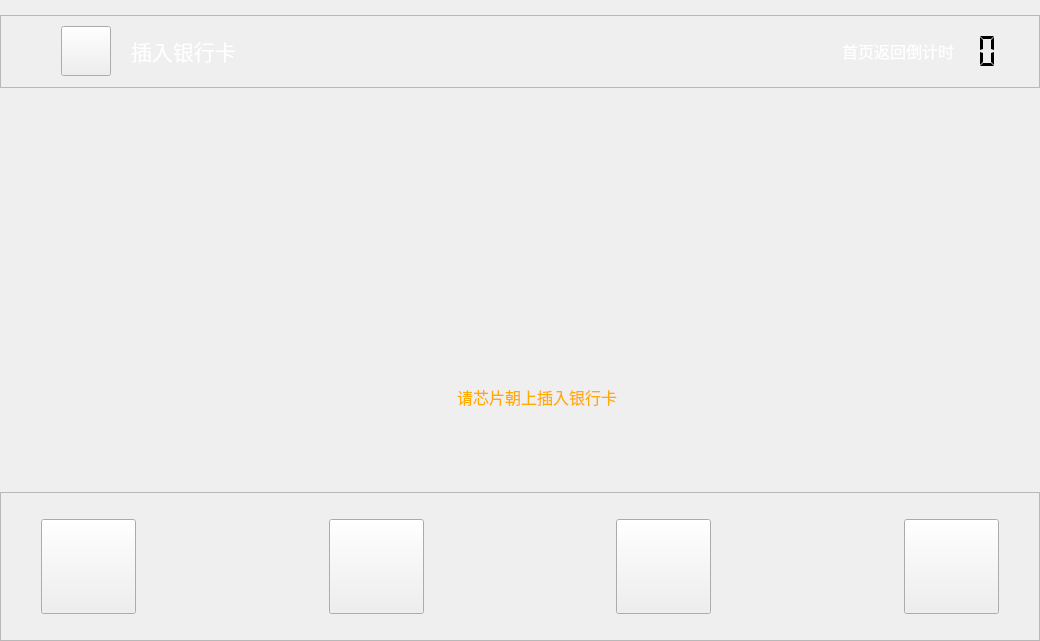
<?xml version="1.0" encoding="UTF-8"?>
<ui version="4.0">
 <class>UnionPay</class>
 <widget class="QWidget" name="UnionPay">
  <property name="geometry">
   <rect>
    <x>0</x>
    <y>0</y>
    <width>1040</width>
    <height>641</height>
   </rect>
  </property>
  <property name="windowTitle">
   <string>Form</string>
  </property>
  <layout class="QVBoxLayout" name="verticalLayout">
   <property name="spacing">
    <number>0</number>
   </property>
   <property name="leftMargin">
    <number>0</number>
   </property>
   <property name="topMargin">
    <number>0</number>
   </property>
   <property name="rightMargin">
    <number>0</number>
   </property>
   <property name="bottomMargin">
    <number>0</number>
   </property>
   <item>
    <spacer name="verticalSpacer_2">
     <property name="orientation">
      <enum>Qt::Vertical</enum>
     </property>
     <property name="sizeType">
      <enum>QSizePolicy::Fixed</enum>
     </property>
     <property name="sizeHint" stdset="0">
      <size>
       <width>20</width>
       <height>15</height>
      </size>
     </property>
    </spacer>
   </item>
   <item>
    <widget class="QFrame" name="frame_4">
     <property name="sizePolicy">
      <sizepolicy hsizetype="Preferred" vsizetype="Fixed">
       <horstretch>0</horstretch>
       <verstretch>0</verstretch>
      </sizepolicy>
     </property>
     <property name="frameShape">
      <enum>QFrame::StyledPanel</enum>
     </property>
     <property name="frameShadow">
      <enum>QFrame::Raised</enum>
     </property>
     <layout class="QHBoxLayout" name="horizontalLayout_9">
      <property name="spacing">
       <number>0</number>
      </property>
      <property name="leftMargin">
       <number>0</number>
      </property>
      <property name="topMargin">
       <number>0</number>
      </property>
      <property name="rightMargin">
       <number>0</number>
      </property>
      <property name="bottomMargin">
       <number>0</number>
      </property>
      <item>
       <spacer name="horizontalSpacer_47">
        <property name="orientation">
         <enum>Qt::Horizontal</enum>
        </property>
        <property name="sizeType">
         <enum>QSizePolicy::Fixed</enum>
        </property>
        <property name="sizeHint" stdset="0">
         <size>
          <width>60</width>
          <height>20</height>
         </size>
        </property>
       </spacer>
      </item>
      <item>
       <widget class="QPushButton" name="pushButton_back">
        <property name="sizePolicy">
         <sizepolicy hsizetype="Fixed" vsizetype="Fixed">
          <horstretch>0</horstretch>
          <verstretch>0</verstretch>
         </sizepolicy>
        </property>
        <property name="minimumSize">
         <size>
          <width>50</width>
          <height>50</height>
         </size>
        </property>
        <property name="maximumSize">
         <size>
          <width>50</width>
          <height>50</height>
         </size>
        </property>
        <property name="focusPolicy">
         <enum>Qt::TabFocus</enum>
        </property>
        <property name="styleSheet">
         <string notr="true">border-image: url(:/image/picture/qietu/返回.png);</string>
        </property>
        <property name="text">
         <string/>
        </property>
       </widget>
      </item>
      <item>
       <spacer name="horizontalSpacer_8">
        <property name="orientation">
         <enum>Qt::Horizontal</enum>
        </property>
        <property name="sizeType">
         <enum>QSizePolicy::Fixed</enum>
        </property>
        <property name="sizeHint" stdset="0">
         <size>
          <width>20</width>
          <height>20</height>
         </size>
        </property>
       </spacer>
      </item>
      <item>
       <widget class="QLabel" name="label_9">
        <property name="sizePolicy">
         <sizepolicy hsizetype="Preferred" vsizetype="Fixed">
          <horstretch>0</horstretch>
          <verstretch>0</verstretch>
         </sizepolicy>
        </property>
        <property name="minimumSize">
         <size>
          <width>0</width>
          <height>50</height>
         </size>
        </property>
        <property name="maximumSize">
         <size>
          <width>16777215</width>
          <height>50</height>
         </size>
        </property>
        <property name="font">
         <font>
          <family>微软雅黑</family>
          <pointsize>16</pointsize>
         </font>
        </property>
        <property name="text">
         <string>&lt;html&gt;&lt;head/&gt;&lt;body&gt;&lt;p&gt;&lt;span style=&quot; color:#ffffff;&quot;&gt;插入银行卡&lt;/span&gt;&lt;/p&gt;&lt;/body&gt;&lt;/html&gt;</string>
        </property>
       </widget>
      </item>
      <item>
       <spacer name="horizontalSpacer_9">
        <property name="orientation">
         <enum>Qt::Horizontal</enum>
        </property>
        <property name="sizeHint" stdset="0">
         <size>
          <width>249</width>
          <height>20</height>
         </size>
        </property>
       </spacer>
      </item>
      <item>
       <widget class="QLabel" name="label_6">
        <property name="font">
         <font>
          <family>微软雅黑</family>
          <pointsize>12</pointsize>
         </font>
        </property>
        <property name="text">
         <string>&lt;html&gt;&lt;head/&gt;&lt;body&gt;&lt;p&gt;&lt;span style=&quot; color:#ffffff;&quot;&gt;首页返回倒计时&lt;/span&gt;&lt;/p&gt;&lt;/body&gt;&lt;/html&gt;</string>
        </property>
       </widget>
      </item>
      <item>
       <widget class="QLCDNumber" name="lcdNumber">
        <property name="sizePolicy">
         <sizepolicy hsizetype="Fixed" vsizetype="Fixed">
          <horstretch>0</horstretch>
          <verstretch>0</verstretch>
         </sizepolicy>
        </property>
        <property name="minimumSize">
         <size>
          <width>50</width>
          <height>50</height>
         </size>
        </property>
        <property name="maximumSize">
         <size>
          <width>50</width>
          <height>50</height>
         </size>
        </property>
        <property name="font">
         <font>
          <family>微软雅黑</family>
          <pointsize>12</pointsize>
         </font>
        </property>
        <property name="layoutDirection">
         <enum>Qt::LeftToRight</enum>
        </property>
        <property name="autoFillBackground">
         <bool>false</bool>
        </property>
        <property name="inputMethodHints">
         <set>Qt::ImhNone</set>
        </property>
        <property name="frameShape">
         <enum>QFrame::NoFrame</enum>
        </property>
        <property name="frameShadow">
         <enum>QFrame::Plain</enum>
        </property>
        <property name="lineWidth">
         <number>0</number>
        </property>
        <property name="midLineWidth">
         <number>0</number>
        </property>
        <property name="smallDecimalPoint">
         <bool>true</bool>
        </property>
        <property name="digitCount">
         <number>2</number>
        </property>
        <property name="segmentStyle">
         <enum>QLCDNumber::Flat</enum>
        </property>
       </widget>
      </item>
      <item>
       <spacer name="verticalSpacer_12">
        <property name="orientation">
         <enum>Qt::Vertical</enum>
        </property>
        <property name="sizeType">
         <enum>QSizePolicy::Fixed</enum>
        </property>
        <property name="sizeHint" stdset="0">
         <size>
          <width>20</width>
          <height>71</height>
         </size>
        </property>
       </spacer>
      </item>
      <item>
       <spacer name="horizontalSpacer_15">
        <property name="orientation">
         <enum>Qt::Horizontal</enum>
        </property>
        <property name="sizeType">
         <enum>QSizePolicy::Fixed</enum>
        </property>
        <property name="sizeHint" stdset="0">
         <size>
          <width>15</width>
          <height>20</height>
         </size>
        </property>
       </spacer>
      </item>
     </layout>
    </widget>
   </item>
   <item>
    <spacer name="verticalSpacer_4">
     <property name="orientation">
      <enum>Qt::Vertical</enum>
     </property>
     <property name="sizeHint" stdset="0">
      <size>
       <width>20</width>
       <height>40</height>
      </size>
     </property>
    </spacer>
   </item>
   <item>
    <layout class="QHBoxLayout" name="horizontalLayout">
     <item>
      <spacer name="horizontalSpacer_3">
       <property name="orientation">
        <enum>Qt::Horizontal</enum>
       </property>
       <property name="sizeHint" stdset="0">
        <size>
         <width>40</width>
         <height>20</height>
        </size>
       </property>
      </spacer>
     </item>
     <item>
      <widget class="QLabel" name="label">
       <property name="sizePolicy">
        <sizepolicy hsizetype="Fixed" vsizetype="Fixed">
         <horstretch>0</horstretch>
         <verstretch>0</verstretch>
        </sizepolicy>
       </property>
       <property name="minimumSize">
        <size>
         <width>303</width>
         <height>195</height>
        </size>
       </property>
       <property name="maximumSize">
        <size>
         <width>303</width>
         <height>195</height>
        </size>
       </property>
       <property name="styleSheet">
        <string notr="true">border-image: url(:/image/picture/qietu/insert_card.png);</string>
       </property>
       <property name="text">
        <string/>
       </property>
      </widget>
     </item>
     <item>
      <spacer name="horizontalSpacer_4">
       <property name="orientation">
        <enum>Qt::Horizontal</enum>
       </property>
       <property name="sizeHint" stdset="0">
        <size>
         <width>40</width>
         <height>20</height>
        </size>
       </property>
      </spacer>
     </item>
    </layout>
   </item>
   <item>
    <spacer name="verticalSpacer_5">
     <property name="orientation">
      <enum>Qt::Vertical</enum>
     </property>
     <property name="sizeType">
      <enum>QSizePolicy::Fixed</enum>
     </property>
     <property name="sizeHint" stdset="0">
      <size>
       <width>15</width>
       <height>20</height>
      </size>
     </property>
    </spacer>
   </item>
   <item>
    <layout class="QHBoxLayout" name="horizontalLayout_2">
     <item>
      <spacer name="horizontalSpacer_6">
       <property name="orientation">
        <enum>Qt::Horizontal</enum>
       </property>
       <property name="sizeHint" stdset="0">
        <size>
         <width>40</width>
         <height>20</height>
        </size>
       </property>
      </spacer>
     </item>
     <item>
      <widget class="QLabel" name="label_2">
       <property name="sizePolicy">
        <sizepolicy hsizetype="Fixed" vsizetype="Fixed">
         <horstretch>0</horstretch>
         <verstretch>0</verstretch>
        </sizepolicy>
       </property>
       <property name="minimumSize">
        <size>
         <width>34</width>
         <height>33</height>
        </size>
       </property>
       <property name="maximumSize">
        <size>
         <width>34</width>
         <height>33</height>
        </size>
       </property>
       <property name="styleSheet">
        <string notr="true">border-image: url(:/image/picture/qietu/warn.png);</string>
       </property>
       <property name="text">
        <string/>
       </property>
      </widget>
     </item>
     <item>
      <widget class="QLabel" name="label_3">
       <property name="sizePolicy">
        <sizepolicy hsizetype="Preferred" vsizetype="Fixed">
         <horstretch>0</horstretch>
         <verstretch>0</verstretch>
        </sizepolicy>
       </property>
       <property name="minimumSize">
        <size>
         <width>0</width>
         <height>33</height>
        </size>
       </property>
       <property name="maximumSize">
        <size>
         <width>16777215</width>
         <height>33</height>
        </size>
       </property>
       <property name="font">
        <font>
         <family>微软雅黑</family>
         <pointsize>12</pointsize>
        </font>
       </property>
       <property name="text">
        <string>&lt;html&gt;&lt;head/&gt;&lt;body&gt;&lt;p&gt;&lt;span style=&quot; color:#ffaa00;&quot;&gt;请芯片朝上插入银行卡&lt;/span&gt;&lt;/p&gt;&lt;/body&gt;&lt;/html&gt;</string>
       </property>
      </widget>
     </item>
     <item>
      <spacer name="horizontalSpacer_7">
       <property name="orientation">
        <enum>Qt::Horizontal</enum>
       </property>
       <property name="sizeHint" stdset="0">
        <size>
         <width>40</width>
         <height>20</height>
        </size>
       </property>
      </spacer>
     </item>
    </layout>
   </item>
   <item>
    <spacer name="verticalSpacer">
     <property name="orientation">
      <enum>Qt::Vertical</enum>
     </property>
     <property name="sizeHint" stdset="0">
      <size>
       <width>20</width>
       <height>40</height>
      </size>
     </property>
    </spacer>
   </item>
   <item>
    <widget class="QFrame" name="frame_5">
     <property name="sizePolicy">
      <sizepolicy hsizetype="Preferred" vsizetype="Fixed">
       <horstretch>0</horstretch>
       <verstretch>0</verstretch>
      </sizepolicy>
     </property>
     <property name="minimumSize">
      <size>
       <width>0</width>
       <height>149</height>
      </size>
     </property>
     <property name="maximumSize">
      <size>
       <width>16777215</width>
       <height>149</height>
      </size>
     </property>
     <property name="frameShape">
      <enum>QFrame::StyledPanel</enum>
     </property>
     <property name="frameShadow">
      <enum>QFrame::Raised</enum>
     </property>
     <layout class="QGridLayout" name="gridLayout_4">
      <property name="leftMargin">
       <number>0</number>
      </property>
      <property name="topMargin">
       <number>0</number>
      </property>
      <property name="rightMargin">
       <number>0</number>
      </property>
      <property name="bottomMargin">
       <number>0</number>
      </property>
      <property name="spacing">
       <number>0</number>
      </property>
      <item row="0" column="3">
       <widget class="QPushButton" name="pushButton_purchase">
        <property name="sizePolicy">
         <sizepolicy hsizetype="Fixed" vsizetype="Fixed">
          <horstretch>0</horstretch>
          <verstretch>0</verstretch>
         </sizepolicy>
        </property>
        <property name="minimumSize">
         <size>
          <width>95</width>
          <height>95</height>
         </size>
        </property>
        <property name="maximumSize">
         <size>
          <width>95</width>
          <height>95</height>
         </size>
        </property>
        <property name="focusPolicy">
         <enum>Qt::NoFocus</enum>
        </property>
        <property name="text">
         <string/>
        </property>
       </widget>
      </item>
      <item row="0" column="7">
       <widget class="QPushButton" name="pushButton_public">
        <property name="sizePolicy">
         <sizepolicy hsizetype="Fixed" vsizetype="Fixed">
          <horstretch>0</horstretch>
          <verstretch>0</verstretch>
         </sizepolicy>
        </property>
        <property name="minimumSize">
         <size>
          <width>95</width>
          <height>95</height>
         </size>
        </property>
        <property name="maximumSize">
         <size>
          <width>95</width>
          <height>95</height>
         </size>
        </property>
        <property name="focusPolicy">
         <enum>Qt::NoFocus</enum>
        </property>
        <property name="text">
         <string/>
        </property>
       </widget>
      </item>
      <item row="0" column="2">
       <spacer name="horizontalSpacer_13">
        <property name="orientation">
         <enum>Qt::Horizontal</enum>
        </property>
        <property name="sizeHint" stdset="0">
         <size>
          <width>40</width>
          <height>20</height>
         </size>
        </property>
       </spacer>
      </item>
      <item row="0" column="8">
       <spacer name="horizontalSpacer_11">
        <property name="orientation">
         <enum>Qt::Horizontal</enum>
        </property>
        <property name="sizeType">
         <enum>QSizePolicy::Preferred</enum>
        </property>
        <property name="sizeHint" stdset="0">
         <size>
          <width>40</width>
          <height>20</height>
         </size>
        </property>
       </spacer>
      </item>
      <item row="0" column="1">
       <widget class="QPushButton" name="pushButton_home">
        <property name="sizePolicy">
         <sizepolicy hsizetype="Fixed" vsizetype="Fixed">
          <horstretch>0</horstretch>
          <verstretch>0</verstretch>
         </sizepolicy>
        </property>
        <property name="minimumSize">
         <size>
          <width>95</width>
          <height>95</height>
         </size>
        </property>
        <property name="maximumSize">
         <size>
          <width>95</width>
          <height>95</height>
         </size>
        </property>
        <property name="focusPolicy">
         <enum>Qt::NoFocus</enum>
        </property>
        <property name="styleSheet">
         <string notr="true"/>
        </property>
        <property name="text">
         <string/>
        </property>
       </widget>
      </item>
      <item row="0" column="0">
       <spacer name="horizontalSpacer_10">
        <property name="orientation">
         <enum>Qt::Horizontal</enum>
        </property>
        <property name="sizeType">
         <enum>QSizePolicy::Preferred</enum>
        </property>
        <property name="sizeHint" stdset="0">
         <size>
          <width>40</width>
          <height>20</height>
         </size>
        </property>
       </spacer>
      </item>
      <item row="0" column="4">
       <spacer name="horizontalSpacer_12">
        <property name="orientation">
         <enum>Qt::Horizontal</enum>
        </property>
        <property name="sizeHint" stdset="0">
         <size>
          <width>40</width>
          <height>20</height>
         </size>
        </property>
       </spacer>
      </item>
      <item row="0" column="6">
       <spacer name="horizontalSpacer_14">
        <property name="orientation">
         <enum>Qt::Horizontal</enum>
        </property>
        <property name="sizeHint" stdset="0">
         <size>
          <width>40</width>
          <height>20</height>
         </size>
        </property>
       </spacer>
      </item>
      <item row="0" column="5">
       <widget class="QPushButton" name="pushButton_search">
        <property name="sizePolicy">
         <sizepolicy hsizetype="Fixed" vsizetype="Fixed">
          <horstretch>0</horstretch>
          <verstretch>0</verstretch>
         </sizepolicy>
        </property>
        <property name="minimumSize">
         <size>
          <width>95</width>
          <height>95</height>
         </size>
        </property>
        <property name="maximumSize">
         <size>
          <width>95</width>
          <height>95</height>
         </size>
        </property>
        <property name="focusPolicy">
         <enum>Qt::NoFocus</enum>
        </property>
        <property name="text">
         <string/>
        </property>
       </widget>
      </item>
     </layout>
    </widget>
   </item>
  </layout>
 </widget>
 <resources/>
 <connections/>
</ui>
